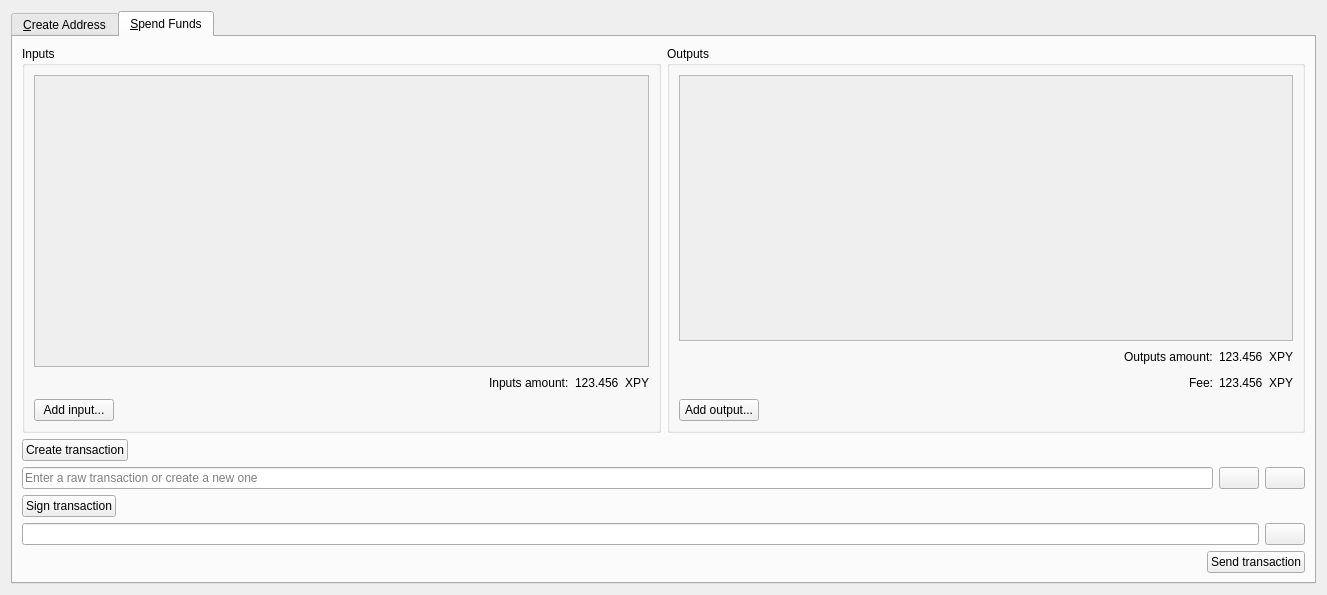
<?xml version="1.0" encoding="UTF-8"?>
<ui version="4.0">
 <class>MultisigDialog</class>
 <widget class="QDialog" name="MultisigDialog">
  <property name="geometry">
   <rect>
    <x>0</x>
    <y>0</y>
    <width>1327</width>
    <height>595</height>
   </rect>
  </property>
  <property name="windowTitle">
   <string>Multisig</string>
  </property>
  <layout class="QVBoxLayout" name="verticalLayout_2">
   <item>
    <widget class="QTabWidget" name="tabWidget">
     <property name="currentIndex">
      <number>1</number>
     </property>
     <widget class="QWidget" name="tabCreateAddress">
      <attribute name="title">
       <string>&amp;Create Address</string>
      </attribute>
      <layout class="QVBoxLayout" name="verticalLayout">
       <item>
        <widget class="QScrollArea" name="scrollArea">
         <property name="widgetResizable">
          <bool>true</bool>
         </property>
         <widget class="QWidget" name="scrollAreaWidgetContents">
          <property name="geometry">
           <rect>
            <x>0</x>
            <y>0</y>
            <width>1285</width>
            <height>314</height>
           </rect>
          </property>
          <layout class="QVBoxLayout" name="verticalLayout_3">
           <item>
            <layout class="QVBoxLayout" name="pubkeyEntries"/>
           </item>
           <item>
            <spacer name="verticalSpacer">
             <property name="orientation">
              <enum>Qt::Vertical</enum>
             </property>
             <property name="sizeHint" stdset="0">
              <size>
               <width>20</width>
               <height>40</height>
              </size>
             </property>
            </spacer>
           </item>
          </layout>
         </widget>
        </widget>
       </item>
       <item>
        <layout class="QHBoxLayout" name="horizontalLayout_14">
         <item>
          <widget class="QPushButton" name="addPubKeyButton">
           <property name="toolTip">
            <string>Add a member to the signing pool</string>
           </property>
           <property name="text">
            <string>&amp;Add public key...</string>
           </property>
           <property name="icon">
            <iconset resource="../bitcoin.qrc">
             <normaloff>:/icons/add</normaloff>:/icons/add</iconset>
           </property>
          </widget>
         </item>
         <item>
          <widget class="QPushButton" name="clearButton">
           <property name="sizePolicy">
            <sizepolicy hsizetype="Minimum" vsizetype="Fixed">
             <horstretch>0</horstretch>
             <verstretch>0</verstretch>
            </sizepolicy>
           </property>
           <property name="toolTip">
            <string>Remove all public key fields</string>
           </property>
           <property name="text">
            <string>Clear all</string>
           </property>
           <property name="icon">
            <iconset resource="../bitcoin.qrc">
             <normaloff>:/icons/remove</normaloff>:/icons/remove</iconset>
           </property>
           <property name="autoRepeatDelay">
            <number>300</number>
           </property>
          </widget>
         </item>
         <item>
          <spacer name="horizontalSpacer_8">
           <property name="orientation">
            <enum>Qt::Horizontal</enum>
           </property>
           <property name="sizeHint" stdset="0">
            <size>
             <width>40</width>
             <height>20</height>
            </size>
           </property>
          </spacer>
         </item>
        </layout>
       </item>
       <item>
        <layout class="QHBoxLayout" name="horizontalLayout_2">
         <item>
          <widget class="QLabel" name="requiredSignaturesLabel">
           <property name="text">
            <string>Required signatures:</string>
           </property>
          </widget>
         </item>
         <item>
          <widget class="QLineEdit" name="requiredSignatures">
           <property name="sizePolicy">
            <sizepolicy hsizetype="Minimum" vsizetype="Fixed">
             <horstretch>0</horstretch>
             <verstretch>0</verstretch>
            </sizepolicy>
           </property>
           <property name="minimumSize">
            <size>
             <width>127</width>
             <height>0</height>
            </size>
           </property>
           <property name="text">
            <string/>
           </property>
           <property name="maxLength">
            <number>2</number>
           </property>
           <property name="frame">
            <bool>true</bool>
           </property>
           <property name="alignment">
            <set>Qt::AlignRight|Qt::AlignTrailing|Qt::AlignVCenter</set>
           </property>
           <property name="placeholderText">
            <string>Enter a number</string>
           </property>
          </widget>
         </item>
         <item>
          <widget class="QLabel" name="maxSignaturesLabel">
           <property name="text">
            <string>/ 1</string>
           </property>
          </widget>
         </item>
         <item>
          <spacer name="horizontalSpacer_2">
           <property name="orientation">
            <enum>Qt::Horizontal</enum>
           </property>
           <property name="sizeHint" stdset="0">
            <size>
             <width>40</width>
             <height>20</height>
            </size>
           </property>
          </spacer>
         </item>
        </layout>
       </item>
       <item>
        <layout class="QHBoxLayout" name="horizontalLayout">
         <item>
          <widget class="QPushButton" name="createAddressButton">
           <property name="text">
            <string>Create multisig address</string>
           </property>
          </widget>
         </item>
         <item>
          <spacer name="horizontalSpacer">
           <property name="orientation">
            <enum>Qt::Horizontal</enum>
           </property>
           <property name="sizeHint" stdset="0">
            <size>
             <width>40</width>
             <height>20</height>
            </size>
           </property>
          </spacer>
         </item>
        </layout>
       </item>
       <item>
        <layout class="QHBoxLayout" name="horizontalLayoutMultisigAddress">
         <item>
          <widget class="QLabel" name="multisigAddressLabel">
           <property name="text">
            <string>Multisig address:</string>
           </property>
          </widget>
         </item>
         <item>
          <widget class="QLineEdit" name="multisigAddress">
           <property name="readOnly">
            <bool>true</bool>
           </property>
          </widget>
         </item>
         <item>
          <widget class="QPushButton" name="copyMultisigAddressButton">
           <property name="toolTip">
            <string>Copy the multisig address to the system clipboard</string>
           </property>
           <property name="text">
            <string/>
           </property>
           <property name="icon">
            <iconset resource="../bitcoin.qrc">
             <normaloff>:/icons/editcopy</normaloff>:/icons/editcopy</iconset>
           </property>
           <property name="autoDefault">
            <bool>false</bool>
           </property>
          </widget>
         </item>
        </layout>
       </item>
       <item>
        <layout class="QHBoxLayout" name="horizontalLayout_3">
         <item>
          <widget class="QLabel" name="redeemScriptLabel">
           <property name="text">
            <string>Redeem script:</string>
           </property>
          </widget>
         </item>
         <item>
          <widget class="QLineEdit" name="redeemScript">
           <property name="readOnly">
            <bool>true</bool>
           </property>
          </widget>
         </item>
         <item>
          <widget class="QPushButton" name="copyRedeemScriptButton">
           <property name="toolTip">
            <string>Copy the redeem script to the system clipboard</string>
           </property>
           <property name="text">
            <string/>
           </property>
           <property name="icon">
            <iconset resource="../bitcoin.qrc">
             <normaloff>:/icons/editcopy</normaloff>:/icons/editcopy</iconset>
           </property>
           <property name="autoDefault">
            <bool>false</bool>
           </property>
          </widget>
         </item>
        </layout>
       </item>
       <item>
        <layout class="QHBoxLayout" name="horizontalLayout_15">
         <item>
          <spacer name="horizontalSpacer_11">
           <property name="orientation">
            <enum>Qt::Horizontal</enum>
           </property>
           <property name="sizeHint" stdset="0">
            <size>
             <width>40</width>
             <height>20</height>
            </size>
           </property>
          </spacer>
         </item>
         <item>
          <widget class="QPushButton" name="saveRedeemScriptButton">
           <property name="toolTip">
            <string>The redeem script will be required to spend the funds sent to the multisig address</string>
           </property>
           <property name="text">
            <string>Save redeem script</string>
           </property>
          </widget>
         </item>
         <item>
          <widget class="QPushButton" name="saveMultisigAddressButton">
           <property name="toolTip">
            <string>Add the multisig address to your personal addresses</string>
           </property>
           <property name="text">
            <string>Add address to wallet</string>
           </property>
          </widget>
         </item>
        </layout>
       </item>
      </layout>
     </widget>
     <widget class="QWidget" name="tabSpendFunds">
      <attribute name="title">
       <string>&amp;Spend Funds</string>
      </attribute>
      <layout class="QVBoxLayout" name="verticalLayout_13">
       <item>
        <layout class="QVBoxLayout" name="verticalLayout_8">
         <item>
          <layout class="QHBoxLayout" name="horizontalLayout_4">
           <item>
            <widget class="QGroupBox" name="inputsBox">
             <property name="title">
              <string>Inputs</string>
             </property>
             <layout class="QVBoxLayout" name="verticalLayout_6">
              <item>
               <widget class="QScrollArea" name="scrollArea_2">
                <property name="minimumSize">
                 <size>
                  <width>0</width>
                  <height>0</height>
                 </size>
                </property>
                <property name="widgetResizable">
                 <bool>true</bool>
                </property>
                <widget class="QWidget" name="scrollAreaWidgetContents_2">
                 <property name="geometry">
                  <rect>
                   <x>0</x>
                   <y>0</y>
                   <width>611</width>
                   <height>242</height>
                  </rect>
                 </property>
                 <layout class="QVBoxLayout" name="verticalLayout_4">
                  <item>
                   <layout class="QVBoxLayout" name="inputs"/>
                  </item>
                  <item>
                   <spacer name="verticalSpacer_2">
                    <property name="orientation">
                     <enum>Qt::Vertical</enum>
                    </property>
                    <property name="sizeHint" stdset="0">
                     <size>
                      <width>20</width>
                      <height>42</height>
                     </size>
                    </property>
                   </spacer>
                  </item>
                 </layout>
                </widget>
               </widget>
              </item>
              <item>
               <layout class="QHBoxLayout" name="horizontalLayout_6">
                <item>
                 <spacer name="horizontalSpacer_9">
                  <property name="orientation">
                   <enum>Qt::Horizontal</enum>
                  </property>
                  <property name="sizeHint" stdset="0">
                   <size>
                    <width>40</width>
                    <height>20</height>
                   </size>
                  </property>
                 </spacer>
                </item>
                <item>
                 <widget class="QLabel" name="inputsAmountLabel">
                  <property name="text">
                   <string>Inputs amount:</string>
                  </property>
                 </widget>
                </item>
                <item>
                 <widget class="QLabel" name="inputsAmount">
                  <property name="text">
                   <string>123.456</string>
                  </property>
                  <property name="textInteractionFlags">
                   <set>Qt::LinksAccessibleByMouse|Qt::TextSelectableByKeyboard|Qt::TextSelectableByMouse</set>
                  </property>
                 </widget>
                </item>
                <item>
                 <widget class="QLabel" name="label">
                  <property name="text">
                   <string>XPY</string>
                  </property>
                 </widget>
                </item>
               </layout>
              </item>
              <item>
               <layout class="QHBoxLayout" name="horizontalLayout_5">
                <item>
                 <widget class="QPushButton" name="addInputButton">
                  <property name="text">
                   <string>Add input...</string>
                  </property>
                  <property name="icon">
                   <iconset resource="../bitcoin.qrc">
                    <normaloff>:/icons/add</normaloff>:/icons/add</iconset>
                  </property>
                 </widget>
                </item>
                <item>
                 <spacer name="horizontalSpacer_3">
                  <property name="orientation">
                   <enum>Qt::Horizontal</enum>
                  </property>
                  <property name="sizeHint" stdset="0">
                   <size>
                    <width>40</width>
                    <height>20</height>
                   </size>
                  </property>
                 </spacer>
                </item>
               </layout>
              </item>
             </layout>
            </widget>
           </item>
           <item>
            <widget class="QGroupBox" name="outputsBox">
             <property name="title">
              <string>Outputs</string>
             </property>
             <layout class="QVBoxLayout" name="verticalLayout_7">
              <item>
               <widget class="QScrollArea" name="scrollArea_3">
                <property name="minimumSize">
                 <size>
                  <width>0</width>
                  <height>0</height>
                 </size>
                </property>
                <property name="widgetResizable">
                 <bool>true</bool>
                </property>
                <widget class="QWidget" name="scrollAreaWidgetContents_3">
                 <property name="geometry">
                  <rect>
                   <x>0</x>
                   <y>0</y>
                   <width>610</width>
                   <height>214</height>
                  </rect>
                 </property>
                 <layout class="QVBoxLayout" name="verticalLayout_5">
                  <item>
                   <layout class="QVBoxLayout" name="outputs"/>
                  </item>
                  <item>
                   <spacer name="verticalSpacer_3">
                    <property name="orientation">
                     <enum>Qt::Vertical</enum>
                    </property>
                    <property name="sizeHint" stdset="0">
                     <size>
                      <width>20</width>
                      <height>42</height>
                     </size>
                    </property>
                   </spacer>
                  </item>
                 </layout>
                </widget>
               </widget>
              </item>
              <item>
               <layout class="QHBoxLayout" name="horizontalLayout_7">
                <item>
                 <spacer name="horizontalSpacer_10">
                  <property name="orientation">
                   <enum>Qt::Horizontal</enum>
                  </property>
                  <property name="sizeHint" stdset="0">
                   <size>
                    <width>40</width>
                    <height>20</height>
                   </size>
                  </property>
                 </spacer>
                </item>
                <item>
                 <widget class="QLabel" name="outputsAmountLabel">
                  <property name="text">
                   <string>Outputs amount:</string>
                  </property>
                 </widget>
                </item>
                <item>
                 <widget class="QLabel" name="outputsAmount">
                  <property name="text">
                   <string>123.456</string>
                  </property>
                  <property name="textInteractionFlags">
                   <set>Qt::LinksAccessibleByMouse|Qt::TextSelectableByKeyboard|Qt::TextSelectableByMouse</set>
                  </property>
                 </widget>
                </item>
                <item>
                 <widget class="QLabel" name="label_2">
                  <property name="text">
                   <string>XPY</string>
                  </property>
                 </widget>
                </item>
               </layout>
              </item>
              <item>
               <layout class="QHBoxLayout" name="horizontalLayout_16">
                <item>
                 <spacer name="horizontalSpacer_12">
                  <property name="orientation">
                   <enum>Qt::Horizontal</enum>
                  </property>
                  <property name="sizeHint" stdset="0">
                   <size>
                    <width>40</width>
                    <height>20</height>
                   </size>
                  </property>
                 </spacer>
                </item>
                <item>
                 <widget class="QLabel" name="feeLabel">
                  <property name="text">
                   <string>Fee:</string>
                  </property>
                 </widget>
                </item>
                <item>
                 <widget class="QLabel" name="fee">
                  <property name="text">
                   <string>123.456</string>
                  </property>
                 </widget>
                </item>
                <item>
                 <widget class="QLabel" name="label_3">
                  <property name="text">
                   <string>XPY</string>
                  </property>
                 </widget>
                </item>
               </layout>
              </item>
              <item>
               <layout class="QHBoxLayout" name="horizontalLayout_8">
                <item>
                 <widget class="QPushButton" name="addOutputButton">
                  <property name="text">
                   <string>Add output...</string>
                  </property>
                  <property name="icon">
                   <iconset resource="../bitcoin.qrc">
                    <normaloff>:/icons/add</normaloff>:/icons/add</iconset>
                  </property>
                 </widget>
                </item>
                <item>
                 <spacer name="horizontalSpacer_4">
                  <property name="orientation">
                   <enum>Qt::Horizontal</enum>
                  </property>
                  <property name="sizeHint" stdset="0">
                   <size>
                    <width>40</width>
                    <height>20</height>
                   </size>
                  </property>
                 </spacer>
                </item>
               </layout>
              </item>
             </layout>
            </widget>
           </item>
          </layout>
         </item>
         <item>
          <layout class="QHBoxLayout" name="horizontalLayout_9">
           <item>
            <widget class="QPushButton" name="createTransactionButton">
             <property name="text">
              <string>Create transaction</string>
             </property>
            </widget>
           </item>
           <item>
            <spacer name="horizontalSpacer_5">
             <property name="orientation">
              <enum>Qt::Horizontal</enum>
             </property>
             <property name="sizeHint" stdset="0">
              <size>
               <width>40</width>
               <height>20</height>
              </size>
             </property>
            </spacer>
           </item>
          </layout>
         </item>
        </layout>
       </item>
       <item>
        <layout class="QVBoxLayout" name="verticalLayout_10">
         <item>
          <layout class="QHBoxLayout" name="horizontalLayout_10">
           <item>
            <widget class="QLineEdit" name="transaction">
             <property name="sizePolicy">
              <sizepolicy hsizetype="Expanding" vsizetype="Fixed">
               <horstretch>0</horstretch>
               <verstretch>0</verstretch>
              </sizepolicy>
             </property>
             <property name="placeholderText">
              <string>Enter a raw transaction or create a new one</string>
             </property>
            </widget>
           </item>
           <item>
            <widget class="QPushButton" name="copyTransactionButton">
             <property name="toolTip">
              <string/>
             </property>
             <property name="text">
              <string/>
             </property>
             <property name="icon">
              <iconset resource="../bitcoin.qrc">
               <normaloff>:/icons/editcopy</normaloff>:/icons/editcopy</iconset>
             </property>
             <property name="autoDefault">
              <bool>false</bool>
             </property>
            </widget>
           </item>
           <item>
            <widget class="QPushButton" name="pasteTransactionButton">
             <property name="toolTip">
              <string>Paste address from clipboard</string>
             </property>
             <property name="text">
              <string/>
             </property>
             <property name="icon">
              <iconset resource="../bitcoin.qrc">
               <normaloff>:/icons/editpaste</normaloff>:/icons/editpaste</iconset>
             </property>
             <property name="shortcut">
              <string>Alt+P</string>
             </property>
             <property name="autoDefault">
              <bool>false</bool>
             </property>
            </widget>
           </item>
          </layout>
         </item>
         <item>
          <layout class="QHBoxLayout" name="horizontalLayout_11">
           <item>
            <widget class="QPushButton" name="signTransactionButton">
             <property name="text">
              <string>Sign transaction</string>
             </property>
             <property name="icon">
              <iconset resource="../bitcoin.qrc">
               <normaloff>:/icons/edit</normaloff>:/icons/edit</iconset>
             </property>
            </widget>
           </item>
           <item>
            <spacer name="horizontalSpacer_6">
             <property name="orientation">
              <enum>Qt::Horizontal</enum>
             </property>
             <property name="sizeHint" stdset="0">
              <size>
               <width>40</width>
               <height>20</height>
              </size>
             </property>
            </spacer>
           </item>
          </layout>
         </item>
        </layout>
       </item>
       <item>
        <layout class="QVBoxLayout" name="verticalLayout_12">
         <item>
          <layout class="QHBoxLayout" name="horizontalLayout_13">
           <item>
            <widget class="QLineEdit" name="signedTransaction">
             <property name="sizePolicy">
              <sizepolicy hsizetype="Expanding" vsizetype="Fixed">
               <horstretch>0</horstretch>
               <verstretch>0</verstretch>
              </sizepolicy>
             </property>
             <property name="readOnly">
              <bool>true</bool>
             </property>
            </widget>
           </item>
           <item>
            <widget class="QPushButton" name="copySignedTransactionButton">
             <property name="toolTip">
              <string/>
             </property>
             <property name="text">
              <string/>
             </property>
             <property name="icon">
              <iconset resource="../bitcoin.qrc">
               <normaloff>:/icons/editcopy</normaloff>:/icons/editcopy</iconset>
             </property>
             <property name="autoDefault">
              <bool>false</bool>
             </property>
            </widget>
           </item>
          </layout>
         </item>
         <item>
          <layout class="QHBoxLayout" name="horizontalLayout_12">
           <item>
            <widget class="QLabel" name="statusLabel">
             <property name="text">
              <string/>
             </property>
            </widget>
           </item>
           <item>
            <spacer name="horizontalSpacer_7">
             <property name="orientation">
              <enum>Qt::Horizontal</enum>
             </property>
             <property name="sizeHint" stdset="0">
              <size>
               <width>40</width>
               <height>20</height>
              </size>
             </property>
            </spacer>
           </item>
           <item>
            <widget class="QPushButton" name="sendTransactionButton">
             <property name="text">
              <string>Send transaction</string>
             </property>
             <property name="icon">
              <iconset resource="../bitcoin.qrc">
               <normaloff>:/icons/send</normaloff>:/icons/send</iconset>
             </property>
            </widget>
           </item>
          </layout>
         </item>
        </layout>
       </item>
      </layout>
     </widget>
    </widget>
   </item>
  </layout>
 </widget>
 <resources>
  <include location="../bitcoin.qrc"/>
 </resources>
 <connections/>
</ui>
